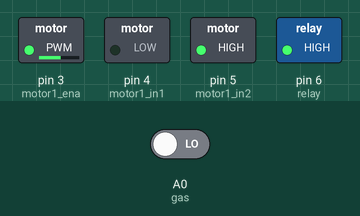
Bench run of a sketch on a simulated Arduino Uno, built with avr-gcc and run on an emulated ATmega328P. Shown: switched loads named in the sketch (green lamp = pin HIGH). The inputs (shaded band) are chosen by the test bench; at power-on: A0 (gas) LOW.

Above: at 2.2 s.
2.3 s: A0 (gas) driven HIGH
At 4.4 s:
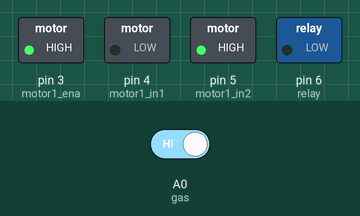
5.3 s: A0 (gas) driven LOW
At 6.91 s:
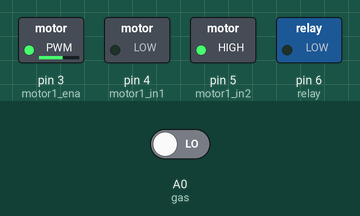
At 8.0 s:
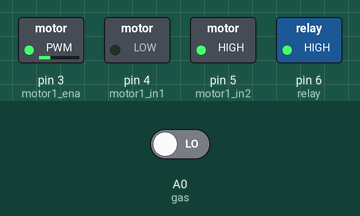
Timing chart, 0 to 9.5 s (numbered marks = the images above; inputs shaded):
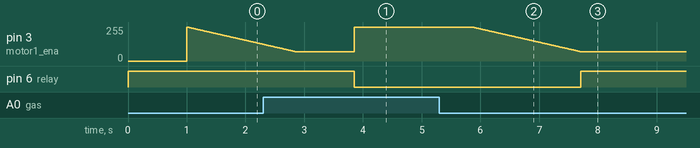

Measured:
- after the input at 2.3 s, pin 6 (relay): HIGH → LOW after 1.6 s
- after the input at 5.3 s, pin 3 (motor1_ena): moves from 255/255 to 71/255 over 1.8 s, starting after 0.56 s; pin 6 (relay): LOW → HIGH after 2.4 s

The sketch:

Alchol.ino.ino
```cpp
#include <LiquidCrystal.h>
#define gas A0
#define relay 6
int alc=0;
int motor1_ena = 3;
int motor1_in1 = 4;
int motor1_in2 = 5;
int speed=255;
void setup()
{
  pinMode( motor1_ena , OUTPUT);
  pinMode( motor1_in1 , OUTPUT);
  pinMode( motor1_in2 , OUTPUT);

  digitalWrite( motor1_in1, LOW);
  digitalWrite( motor1_in2, HIGH );

  Serial.begin(9600);
  pinMode(gas,INPUT);
  pinMode(relay,OUTPUT);

  digitalWrite(relay,HIGH);

  delay(1000);
}
void loop()
{
 alc=digitalRead(gas);
 //analogWrite( motor1_ena , speed);
 if(alc==HIGH)
 {
    speed=255;
    analogWrite( motor1_ena , speed);


    digitalWrite(relay,LOW);

    delay(2000);

 }
 else
 {

    for (; speed >70; speed--) {
    analogWrite(motor1_ena, speed);
    delay(10);
  }
    digitalWrite(relay,HIGH);


  delay(1000);

 }
}
```
